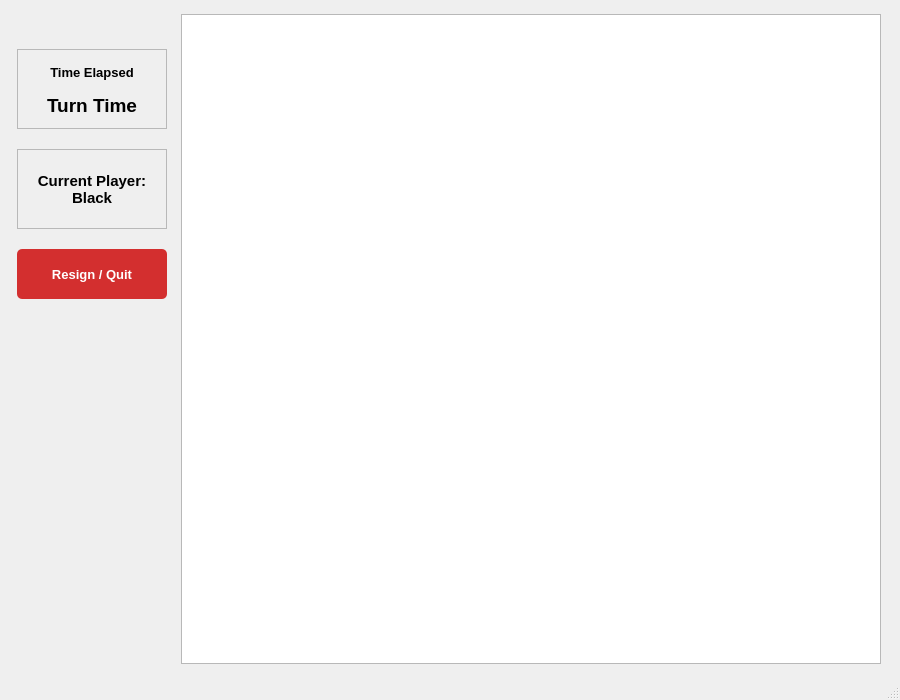
<?xml version="1.0" encoding="UTF-8"?>
<ui version="4.0">
 <class>Window</class>
 <widget class="QMainWindow" name="Window">
  <property name="geometry">
   <rect>
    <x>0</x>
    <y>0</y>
    <width>900</width>
    <height>700</height>
   </rect>
  </property>
  <property name="minimumSize">
   <size>
    <width>900</width>
    <height>700</height>
   </size>
  </property>
  <property name="maximumSize">
   <size>
    <width>900</width>
    <height>700</height>
   </size>
  </property>
  <property name="windowTitle">
   <string>Hex Game</string>
  </property>
  <widget class="QWidget" name="centralwidget">
   <layout class="QHBoxLayout" name="horizontalLayout">
    <item>
     <layout class="QVBoxLayout" name="leftSidebarLayout">
      <property name="spacing">
       <number>20</number>
      </property>
      <item>
       <spacer name="topSpacer">
        <property name="orientation">
         <enum>Qt::Vertical</enum>
        </property>
        <property name="sizeType">
         <enum>QSizePolicy::Fixed</enum>
        </property>
        <property name="sizeHint" stdset="0">
         <size>
          <width>20</width>
          <height>40</height>
         </size>
        </property>
       </spacer>
      </item>
      <item>
       <widget class="QFrame" name="timerFrame">
        <property name="minimumSize">
         <size>
          <width>150</width>
          <height>80</height>
         </size>
        </property>
        <property name="maximumSize">
         <size>
          <width>150</width>
          <height>80</height>
         </size>
        </property>
        <property name="frameShape">
         <enum>QFrame::StyledPanel</enum>
        </property>
        <property name="frameShadow">
         <enum>QFrame::Raised</enum>
        </property>
        <layout class="QVBoxLayout" name="timerFrameLayout">
         <item>
          <widget class="QLabel" name="timerTitleLabel">
           <property name="text">
            <string>Time Elapsed</string>
           </property>
           <property name="alignment">
            <set>Qt::AlignCenter</set>
           </property>
           <property name="font">
            <font>
             <pointsize>10</pointsize>
             <weight>75</weight>
             <bold>true</bold>
            </font>
           </property>
          </widget>
         </item>
         <item>
          <widget class="QLabel" name="timerLabel">
           <property name="text">
            <string>Turn Time</string>
           </property>
           <property name="alignment">
            <set>Qt::AlignCenter</set>
           </property>
           <property name="font">
            <font>
             <pointsize>14</pointsize>
             <weight>75</weight>
             <bold>true</bold>
            </font>
           </property>
          </widget>
         </item>
        </layout>
       </widget>
      </item>
      <item>
       <widget class="QFrame" name="playerFrame">
        <property name="minimumSize">
         <size>
          <width>150</width>
          <height>80</height>
         </size>
        </property>
        <property name="maximumSize">
         <size>
          <width>150</width>
          <height>80</height>
         </size>
        </property>
        <property name="frameShape">
         <enum>QFrame::StyledPanel</enum>
        </property>
        <property name="frameShadow">
         <enum>QFrame::Raised</enum>
        </property>
        <layout class="QVBoxLayout" name="playerFrameLayout">
         <item>
          <widget class="QLabel" name="currentPlayerLabel">
           <property name="text">
            <string>Current Player:
Black</string>
           </property>
           <property name="alignment">
            <set>Qt::AlignCenter</set>
           </property>
           <property name="font">
            <font>
             <pointsize>11</pointsize>
             <weight>75</weight>
             <bold>true</bold>
            </font>
           </property>
          </widget>
         </item>
        </layout>
       </widget>
      </item>
      <item>
       <widget class="QPushButton" name="resignButton">
        <property name="minimumSize">
         <size>
          <width>150</width>
          <height>50</height>
         </size>
        </property>
        <property name="maximumSize">
         <size>
          <width>150</width>
          <height>50</height>
         </size>
        </property>
        <property name="text">
         <string>Resign / Quit</string>
        </property>
        <property name="font">
         <font>
          <pointsize>10</pointsize>
          <weight>75</weight>
          <bold>true</bold>
         </font>
        </property>
        <property name="styleSheet">
         <string notr="true">QPushButton {
    background-color: #d32f2f;
    color: white;
    border-radius: 5px;
    padding: 10px;
}
QPushButton:hover {
    background-color: #c62828;
}
QPushButton:pressed {
    background-color: #b71c1c;
}</string>
        </property>
       </widget>
      </item>
      <item>
       <spacer name="bottomSpacer">
        <property name="orientation">
         <enum>Qt::Vertical</enum>
        </property>
        <property name="sizeHint" stdset="0">
         <size>
          <width>20</width>
          <height>40</height>
         </size>
        </property>
       </spacer>
      </item>
     </layout>
    </item>
    <item>
     <widget class="QGraphicsView" name="graphicsView">
      <property name="minimumSize">
       <size>
        <width>700</width>
        <height>650</height>
       </size>
      </property>
      <property name="maximumSize">
       <size>
        <width>700</width>
        <height>650</height>
       </size>
      </property>
     </widget>
    </item>
   </layout>
  </widget>
  <widget class="QMenuBar" name="menubar">
   <property name="geometry">
    <rect>
     <x>0</x>
     <y>0</y>
     <width>900</width>
     <height>21</height>
    </rect>
   </property>
  </widget>
  <widget class="QStatusBar" name="statusbar"/>
 </widget>
 <resources/>
 <connections/>
</ui>
